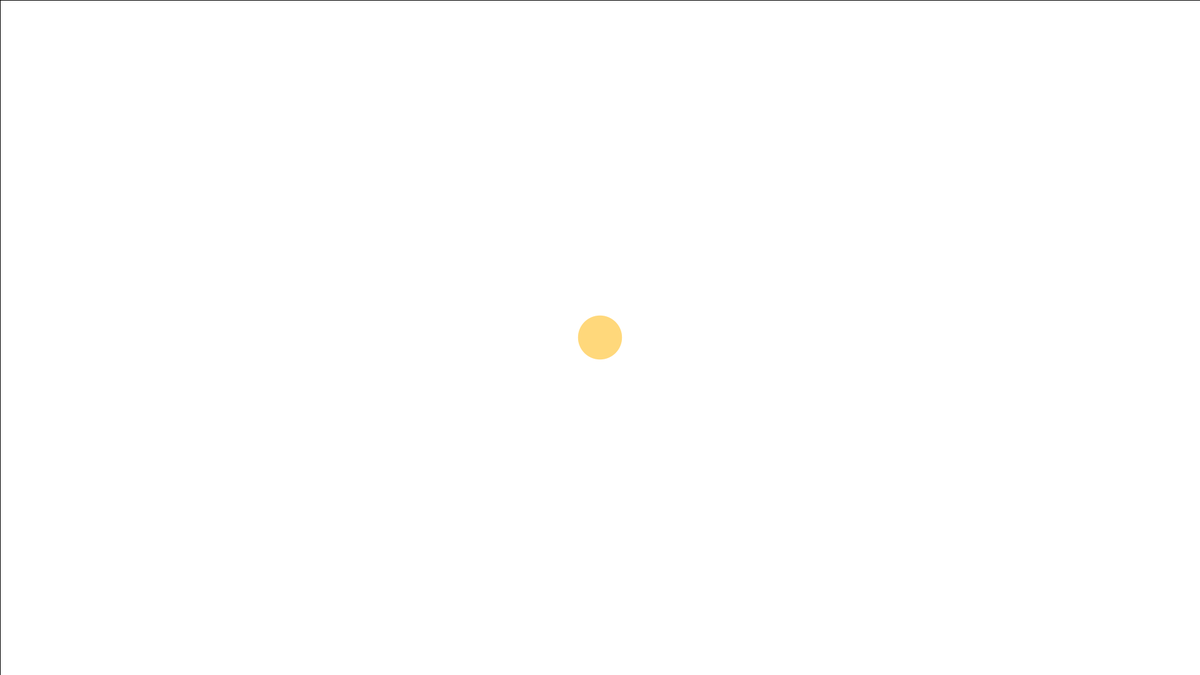
Frame 1 (no input)
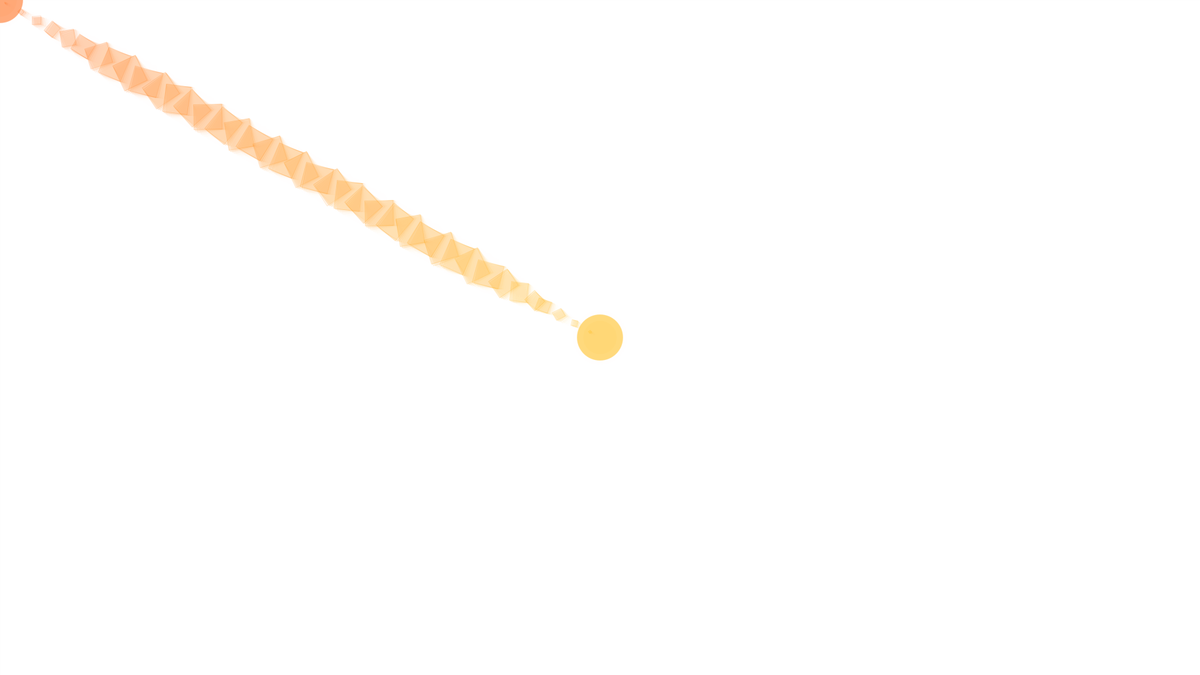
Frame 60 (the mouse pressed at the canvas centre just before this capture)
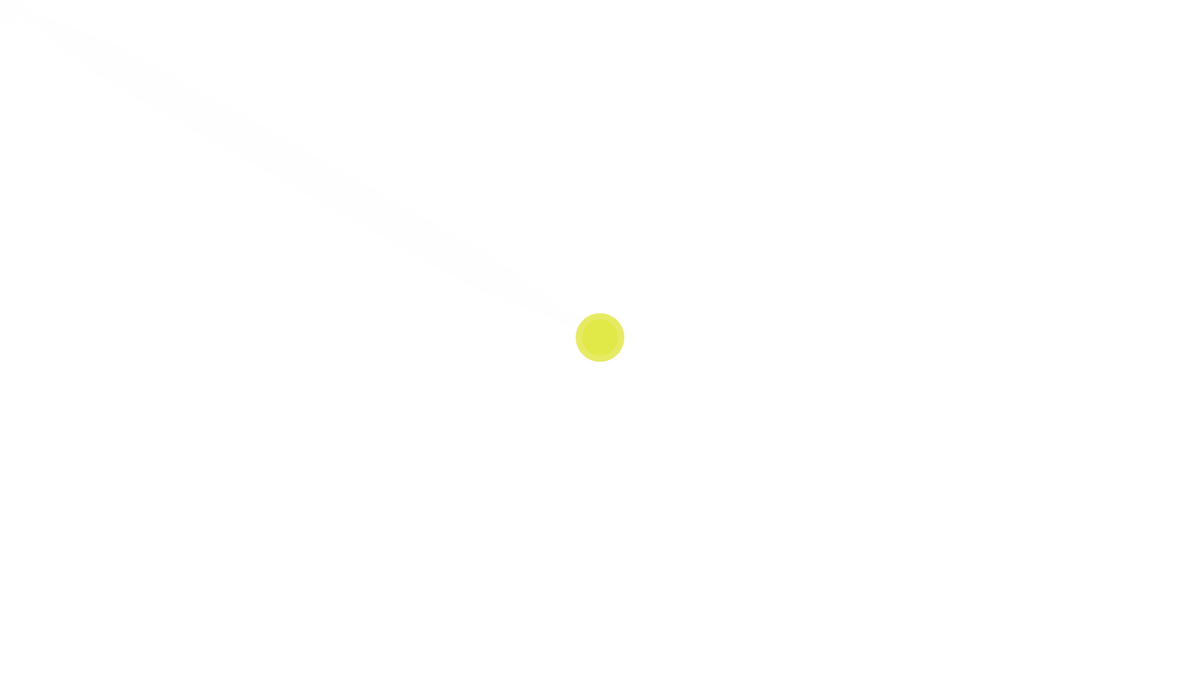
Frame 120 (the mouse held since frame 60 and released just before this capture)

The Processing sketch that drew these frames (run headless with seeded random() and noise(); from frame 60 on, the mouse is pressed at the canvas centre):

// Processing sketch: nodes
// ── nodes.pde
Page page[]=new Page[100];
Page selectedPage=null;
String state="displaying";
void setup(){
  size(1920,1080);
  
  colorMode(HSB);
  rectMode(CENTER);
  background(255);
  page[0]=new Page();
  page[0].addNode();
  selectedPage=page[0];
}
void draw(){
  selectedPage.display();
}
void mouseWheel(MouseEvent event) {
  selectedPage.s/=1+event.getCount()*0.1;
}
void mouseDragged(){
  if(mouseButton==CENTER){
    selectedPage.x+=(mouseX-pmouseX)/selectedPage.s;selectedPage.y+=(mouseY-pmouseY)/selectedPage.s;
  }
  else if(mouseButton==LEFT){
    if(state=="nodeSelected")
      selectedPage.moveNode();
  }
  else if(mouseButton==RIGHT){
    if(state=="nodeSelected")
      selectedPage.addNode();
  }
}
void mousePressed(){
  if(mouseButton==CENTER){}

  else if(mouseButton==LEFT){
    if(state=="displaying"){selectedPage.selectNode(); }
    else if(state=="nodeSelected"){selectedPage.selectNode(); }
  }
  else if(mouseButton==RIGHT){
    if(state=="displaying"){selectedPage.selectNode(); }
    else if(state=="nodeSelected"){selectedPage.selectNode(); }
  }
}
void mouseReleased(){
  if(mouseButton==RIGHT){
    if(state=="addingNode"){
      state="nodeSelected";
    }
  }
}
void keyPressed(){
  if(key==ESC){
    key=0;
    if(state=="addingNode"){
      selectedPage.cancelNodeAdding();
    }
  }
  if(key==DELETE){
    state="deletingCheck";
  }
  if(state=="deletingCheck"){
    if(key=='Y'||key=='y'){
      selectedPage.deleteNode();
    }
  }
}

// ── Node.pde
class Node{
  float time=0;
  float x=0,y=0,size=50;
  Node parent=null;
  int childs=0;
  Node[] child=new Node[30];
  float hue=30;
  float gap=200;
  String text="";
  
  void display(){
    time+=0.01;
    if(parent!=null){
      
      float d=dist(x,y,parent.x,parent.y);
      for(int i=0;i<d/gap*7.0;i++){
        
        float p=(((i/7.0+time)*gap/d)%1);
        stroke(abs(hue-parent.hue)<128?parent.hue*(1-p)+hue*p:hue>parent.hue?((parent.hue+255)*(1-p)+hue*p)%255:(parent.hue*(1-p)+(hue+255)*p)%255,255,255,50);
        fill(abs(hue-parent.hue)<128?parent.hue*(1-p)+hue*p:hue>parent.hue?((parent.hue+255)*(1-p)+hue*p)%255:(parent.hue*(1-p)+(hue+255)*p)%255,255,255,30);
        pushMatrix();
        translate(x*p+parent.x*(1-p),y*p+parent.y*(1-p));
        rotate(p*d*0.03-time*2);
        rect(0,0,size*0.8*(p<0.2?p*5:p<0.8?1:(1-p)*5),size*0.9*(p<0.2?p*5:p<0.8?1:(1-p)*5));
        popMatrix();
      }
    }
    noStroke();
    fill(hue,255,255,80-180*abs((time)%1-0.5));
    ellipse(x,y,size*(1+0.8*(time%1)),size*(1+0.8*(time%1)));
    
    time+=0.5;
    noStroke();
    fill(hue,255,255,80-180*abs((time)%1-0.5));
    ellipse(x,y,size*(1+0.8*(time%1)),size*(1+0.8*(time%1))); 
    time-=0.5;
    fill(hue,255,255);
    textSize(size*0.3);
    textAlign(CENTER, CENTER);
    text(text,x,y);
    
  }
  
  
  
  
  
}

// ── Page.pde
class Page{
  Node[] node=new Node[100];int nodes=0;
  Node root;
  Node selectedNode=null;
  float x,y,s=1;
  Page(){
    node[0]=new Node();
    root=node[0];
    selectedNode=node[0];
    nodes=1;
  }
  void display(){
    fill(10, 0,255,80);
    rect(width*0.5,height*0.5,width,height);
    translate(width/2,height/2);
    scale(s);
    translate(x,y);
    for(int i=0;i<nodes;i++){
      node[i].display();
    }
    if(state=="addingNode"){
      node[nodes-1].x=mouseX();
      node[nodes-1].y=mouseY();
      node[nodes-1].hue=(node[nodes-1].x*0.03+node[nodes-1].y*0.02+10000)%255;
    }
  }
  void addNode(){
    node[nodes]=new Node();
    node[nodes].parent=selectedNode;
    selectedNode.child[selectedNode.childs]=node[nodes];
    selectedNode.childs++;
    nodes++;
    state="addingNode";
  }
  void cancelNodeAdding(){
    nodes--;
    state="nodeSelected";
  }
  int selectNode(){
    float mx=mouseX(),my=mouseY();
    for(int i=0;i<nodes;i++){
      if(dist(mx,my,node[i].x,node[i].y)<node[i].size){
        selectedNode=node[i];
        state="nodeSelected";
        return i;
      }
    }
    selectedNode=null;
    state="displaying";
    return -1;
  }

  void moveNode(){
    selectedNode.x=mouseX();selectedNode.y=mouseY();
    selectedNode.hue=(selectedNode.x*0.03+selectedNode.y*0.02+10000)%255;
  }
  void deleteNode(){
    
  }
  float mouseX(){//mouseX after transformation
    return (mouseX-width/2)/s-x;
  }
  float mouseY(){
    return (mouseY-height/2)/s-y;
  }
  
  
}
